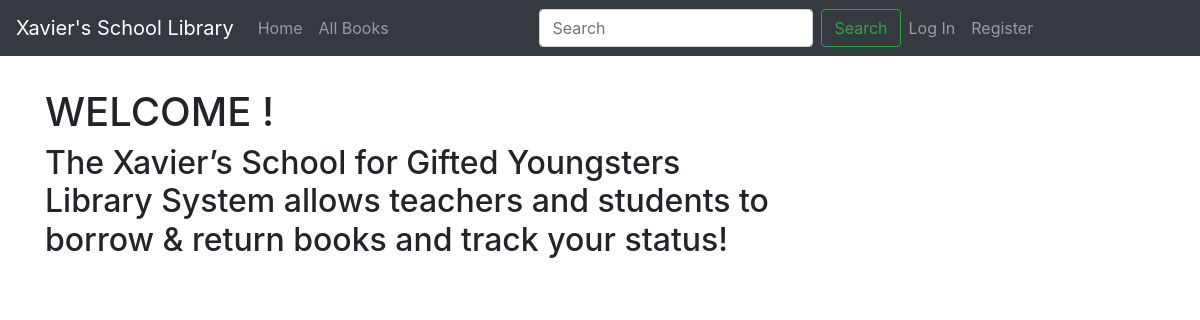
/library_system/, run on an earlier commit of the app's database.
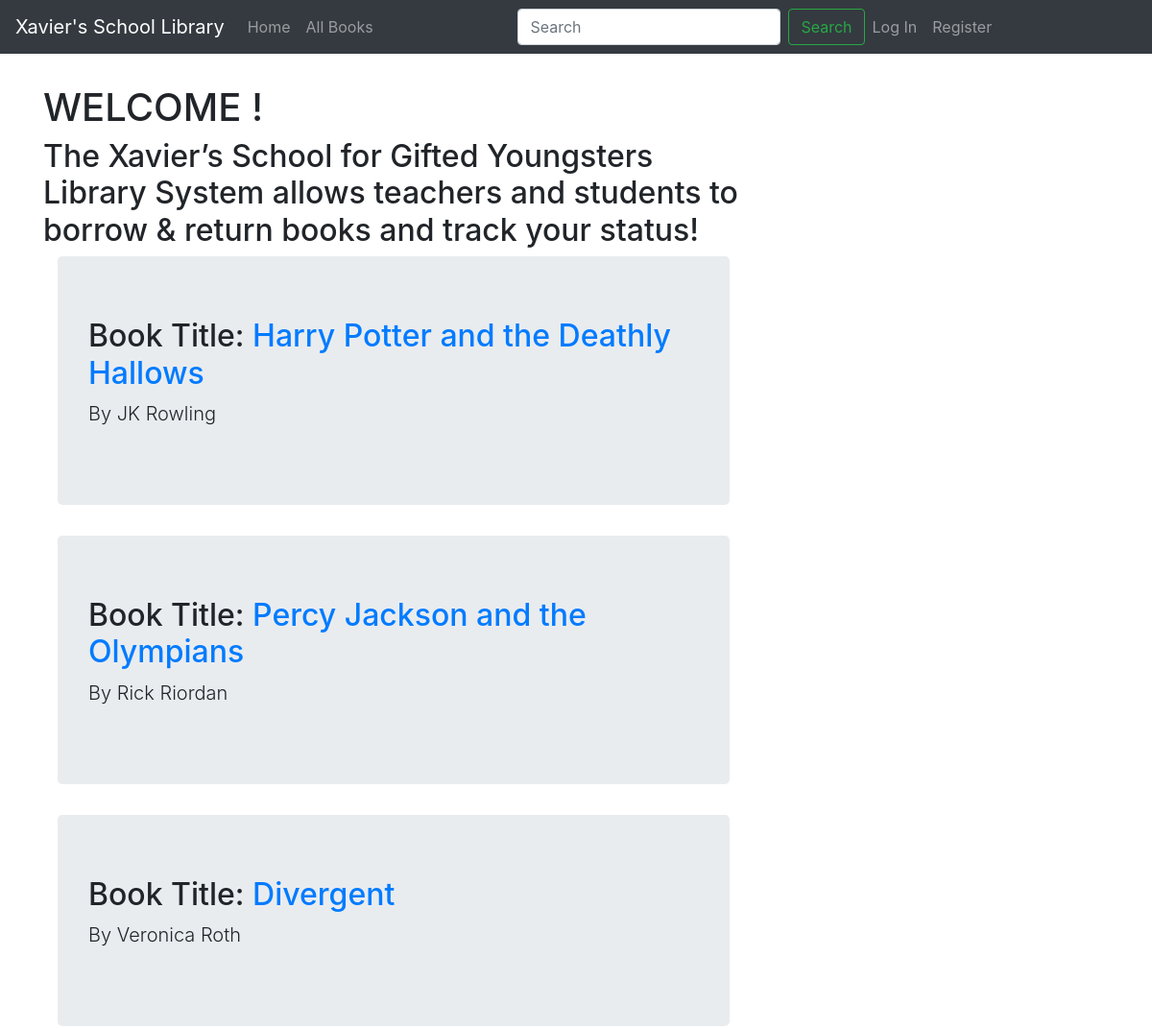
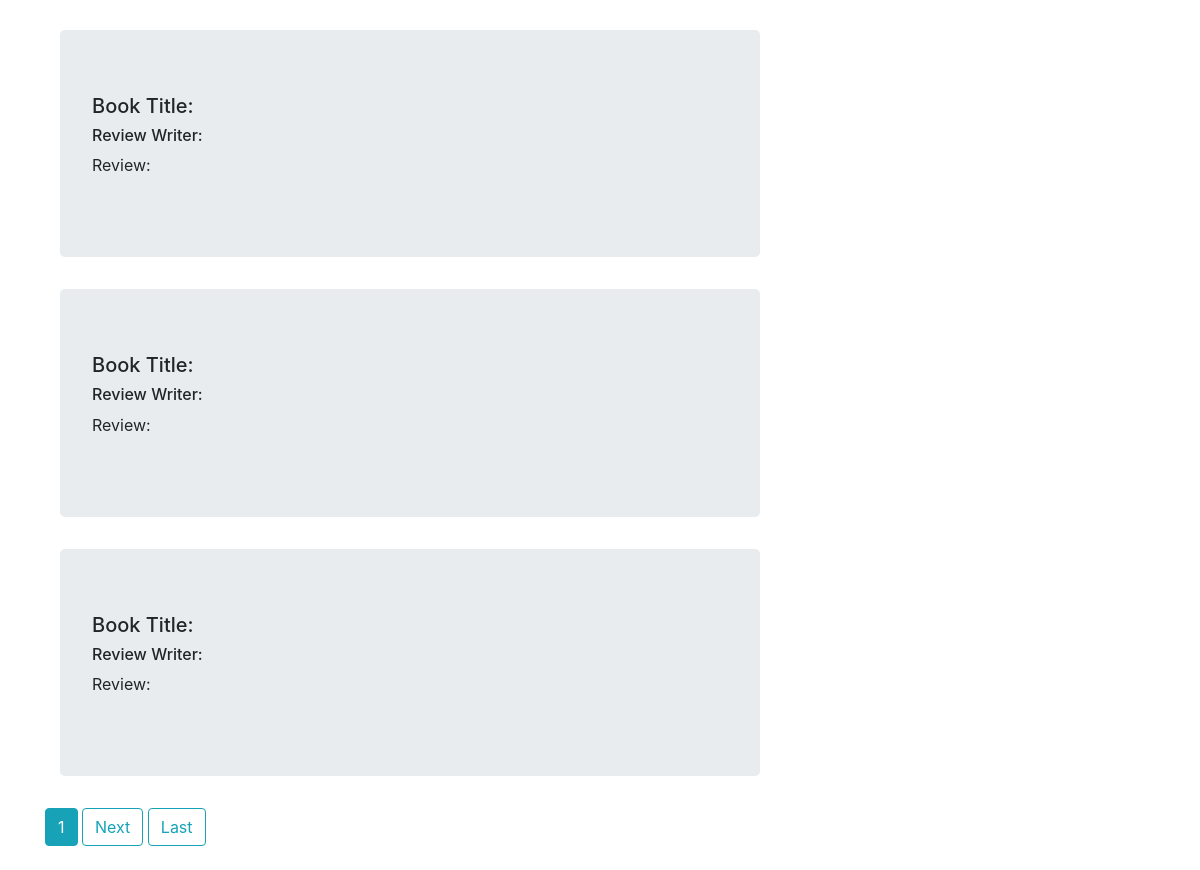
And on a later commit of the database (2 pictures, top to bottom).
### library_system/models.py (models this page shows, shortened)
class Book(models.Model):
    title = models.CharField(max_length=200)
    author = models.ForeignKey('Author', on_delete=models.SET_NULL, null=True)
    isbn = models.CharField('ISBN', max_length=13, help_text='13 Character ISBN number')
    genre = models.ManyToManyField('Genre', help_text='Select a genre for this book')
    publisher = models.CharField(max_length=200)
    year_of_pub = models.CharField(max_length=4)
    date_created = models.DateTimeField(auto_now_add=True)
    date_update = models.DateTimeField(auto_now=True)

class Author(models.Model):
    first_name = models.CharField(max_length=100)
    last_name = models.CharField(max_length=100)
    date_of_birth = models.DateField(null = True, blank=True,  help_text='Format: yyyy-mm-dd')
    date_of_death = models.DateField(null=True, blank=True, help_text='Format: yyyy-mm-dd')
    date_created = models.DateTimeField(auto_now_add=True)
    date_update = models.DateTimeField(auto_now=True)
    class Meta:
        ordering = ['last_name', 'first_name']

### library_system/views.py (the view)
# urls.py: path('', BookListView.as_view(), name="libsys-home"),
class BookListView(ListView):
    model = Book
    template_name = 'library_system/home.html'
    context_object_name = 'books'
    ordering = ['-date_created']
    paginate_by = 3

### library_system/templates/library_system/home.html (shortened to what this page needs)
  {% extends "library_system/base.html" %}
  {% block content %}
  {% if request.user.role == "manager" %}
    <div class="">
      <h1> Manager {{ request.user.first_name }} {{request.user.last_name}}!</h1>
    </div>
  {% else %}
    <div class="">
      <h1>WELCOME {{ request.user.first_name }} {{request.user.last_name}}!</h1>
      <h2>The Xavier’s School for Gifted Youngsters Library System allows teachers and students to borrow & return books and track your status! </h2>
    </div>
  {% endif %}
    {% for book in books %}
      <main role="main" class="container">
        <div class="jumbotron">
          <h2>Book Title: <a href="{% url 'book-detail' book.id %}">{{ book.title }}</a></h2>
          <p class="lead">By {{ book.author.first_name }} {{ book.author.last_name}}</p>
        </div>
      </main>
    {% endfor %}
  {% for review in object_list  %}
    <main role="main" class="container">
      <div class="jumbotron">
        <h5>Book Title: {{ review.book.title }}</h5>
        <h6>Review Writer: {{review.review_writer.username}}</h6>
        <p>Review: {{review.review_text }}</p>
      </div>
    </main>
  {% endfor %}
  {% if is_paginated %}
    {% for num in page_obj.paginator.page_range %}
      {% if page_obj.number == num %}
      <a class="btn btn-info mb-4" href="?page={{ num }}">{{ num }}</a>
      {% elif num > page_obj.number|add:'-3' and num < page_obj.number|add:'-3' %}
      <a class="btn btn-outline-info mb-4" href="?page={{ num }}">{{ num }}</a>
      {% endif %}
    {% endfor %}
    {% if page_obj.has_next %}
      <a class="btn btn-outline-info mb-4" href="?page={{page_obj.next_page_number}}">Next</a>
      <a class="btn btn-outline-info mb-4" href="?page={{ page_obj.paginator.num_pages }}">Last</a>
    {% endif  %}
  {% endif %}
{% endblock content %}

### library_system/templates/library_system/base.html (shortened to what this page needs)
<!DOCTYPE html>
<html lang="en" dir="ltr">
  <head>
   <link rel="stylesheet" href="https://maxcdn.bootstrapcdn.com/bootstrap/4.0.0/css/bootstrap.min.css">
   <nav class="navbar navbar-expand-md navbar-dark bg-dark mb-4">
    <a class="navbar-brand" href="#">Xavier's School Library</a>
    <div class="collapse navbar-collapse" id="navbarCollapse">
      <ul class="navbar-nav mr-auto">
        <li class="nav-item">
          <a class="nav-link" href="{% url 'libsys-home' %}">Home </a>
        </li>
        <li class="nav-item">
          <a class="nav-link" href="{% url 'libsys-home' %}">All Books</a>
        </li>
      </ul>
      <form class="form-inline mt-2 mt-md-0" method="GET" action="{% url 'libsys-search' %}">
        <input name="search"  class="form-control mr-sm-2" type="text" placeholder="Search" aria-label="Search">
        <button class="btn btn-outline-success my-2 my-sm-0" type="submit">Search</button>
      </form>
        <ul class="navbar-nav mr-auto">
          {% if user.is_authenticated %}
            {% if user.role == "regular" %}
              <li class="nav-item">
                <form class="form-inline mt-2 mt-md-0" method="GET" action="{% url 'profile-page' %}">
                  <input name="q" value="{{ user.email }}" type="hidden" class="form-control mr-sm-2" >
                  <button class="btn my-2 my-sm-0" type="submit">Profile</button>
                </form>
              </li>
              <li class="nav-item ">
                <a class="nav-link" href="{% url 'change_password' %}" >Change Password </a>
              </li>
            {% endif %}
            <li class="nav-item ">
              <a class="nav-link" href="{% url 'logout' %}" >Log Out </a>
            </li>
          {% else %}
            <li class="nav-item ">
              <a class="nav-link" href="{% url 'login' %}" >Log In </a>
            </li>
            <li class="nav-item">
              <a class="nav-link" href="{% url 'register' %}" >Register</a>
            </li>
           {% endif %}
        </ul>
    </div>
  </nav>
  </head>
  <body>
    {% if request.path != "/library_system/profile/"  %}
    <main role="main" class="container">
      <div class="row">
        <div class="col-md-8">
          {% block content %}{% endblock %}
        </div>
        <div class="col-md-4">
        </div>
      </div>
    </main>
    {% endif %}
  </body>
</html>

What changed in the data, as far as the page shows it:
added Book: title "Harry Potter and the Deathly Hallows", author.first_name "JK", author.last_name "Rowling"
added Book: title "Percy Jackson and the Olympians", author.first_name "Rick", author.last_name "Riordan"
added Book: title "Divergent", author.first_name "Veronica", author.last_name "Roth"
Also different on the page:
new list line: "1"
text now shown: "Next Last"
